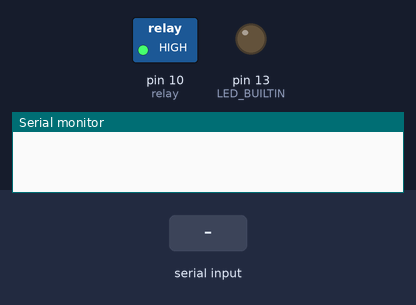
The sketch below on a simulated Arduino Uno, built with avr-gcc and run on an emulated ATmega328P. On the bench: switched loads named in the sketch (green lamp = pin HIGH), output pins drawn as LEDs (lit = HIGH), the last lines printed to the serial monitor. The test bench sets the inputs (shaded band).

Above: at 1.2 s.
1.3 s: "H" received over Serial
At 1.9 s:
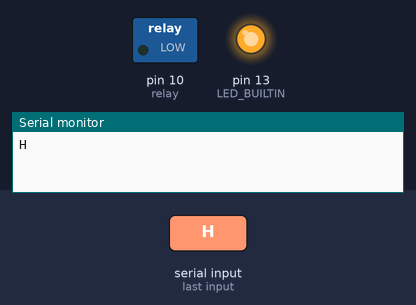
2.8 s: "L" received over Serial
At 4.2 s:
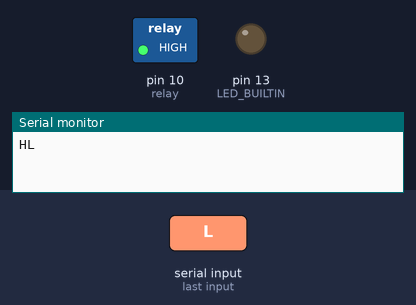
Timing chart, 0 to 5.8 s (numbered marks = the images above; inputs shaded):
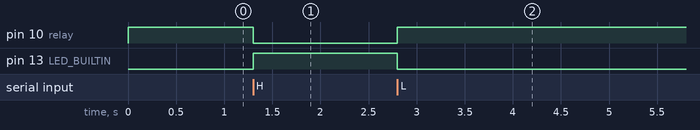

Measured:
- after the input at 1.3 s, pin 10 (relay): HIGH → LOW at once; pin 13 (LED_BUILTIN): LOW → HIGH at once
- after the input at 2.8 s, pin 10 (relay): LOW → HIGH at once; pin 13 (LED_BUILTIN): HIGH → LOW at once

The sketch:

arduino_xbee_s1.ino
```cpp
char c;
int n;
int relay = 10;
void setup()
{
  Serial.begin(9600);
  pinMode(LED_BUILTIN, OUTPUT);
  pinMode(relay, OUTPUT);
  digitalWrite(relay, HIGH);

}


void onLED(){
  digitalWrite(LED_BUILTIN, HIGH);
  digitalWrite(relay, LOW);
  Serial.print('H');
    }

void offLED(){
  digitalWrite(LED_BUILTIN, LOW);
  Serial.print('L');
  digitalWrite(relay, HIGH);

    }


void loop()
{
 if (Serial.available() > 0){
  {
    c = Serial.read();
    if (c == 'H'){
      onLED();
  }

    if( c == 'L'){
      offLED();
    }
  }

}
}
```
